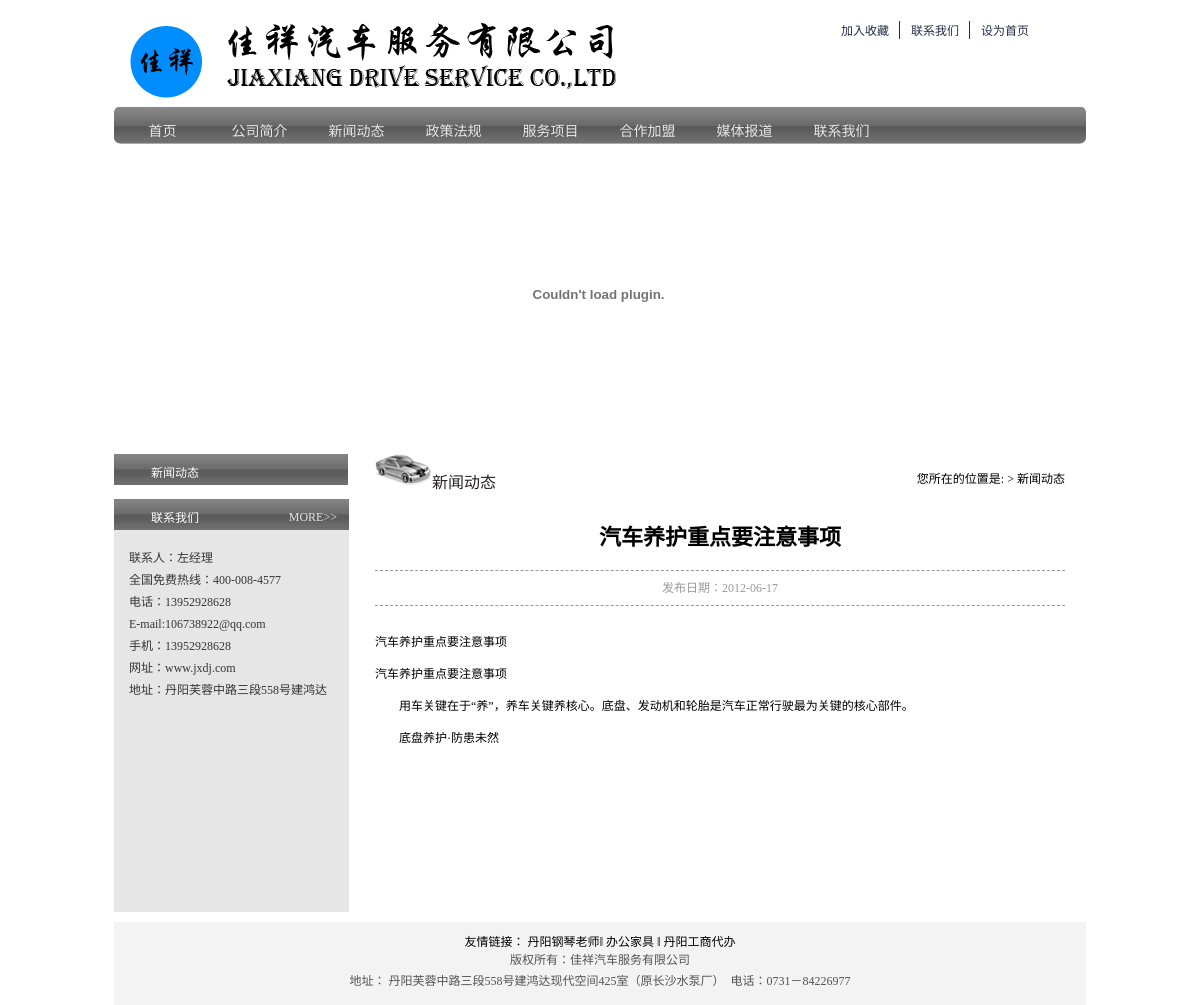
Page /news/?id=1 on the committed database.
### tables this page shows
CREATE TABLE `news`(
	`id` int(20) NOT NULL AUTO_INCREMENT,
	`type` varchar(20) NOT NULL,
	`title` varchar(100) NOT NULL,
	`context` text NOT NULL,
	`created_at` date DEFAULT NULL,
	PRIMARY KEY (`id`)
);

### news/index.php (the view, shortened to what this page needs)
<html xmlns="http://www.w3.org/1999/xhtml">
<head>
</head>
<body>
	<div id="overall">
        <div id="left">
            <div id="nul">
                <h2 class="h"><span>新闻动态</span></h2>
            </div>
        </div>
        <div id="right">
            <h2><span>您所在的位置是:<a href="#"> &gt; </a><a href="/xwdt/p1.html">新闻动态</a></span> 新闻动态</h2>
            <div id="web_content">
                <div class="view">
                <?
                    $id = $_GET['id'];
                    include("../libs/db.php");
                    $strSql="select id,title,context,created_at from news where id = ".$id;
                    $result=mysql_query($strSql,$myconn);
                    $row=mysql_fetch_row($result);
                ?>
                    <h1><?=$row[1]?></h1>
                    <div class="time">发布日期：<?=$row[3]?></div>
                    <div class="content">
                        <?=$row[2]?>
                    </div>
                </div>
            </div>
        </div>
	</div>
</body>

### css/css.css (style rules this page uses)
li { list-style:none; }
a { font-size:12px; text-decoration:none; }
a:link { color:#000000; }
#nav ul li .ac { color:#FFFFFF; background-image:url(/images/index_bj.jpg); height:19px; overflow:auto }
.view div { float:none; }
.view h1 { text-align:center; font-size:22px; margin-bottom:20px; }
.view .content { line-height:32px;font-size:12px; }
.view .time { text-align:center;font-size:12px;border-bottom:1px dashed #999999;border-top:1px dashed #999999;color:#999999;padding:5px;margin-bottom:20px; }
#web_content { padding-bottom:20px;padding-top:30px;overflow:auto; width:100%;font-size:12px;line-height:24px; }
#overall { margin:0 auto; width:972px; }
#overall #logo { float:left; display:inline; margin-left:11px; margin-top:22px; }
#overall #lianxi { float:left; display:inline; margin-left:110px; background-image:url(/images/index_tel.png); background-position:bottom; height:88px; width:268px; margin-top:11px; }
#overall #lianxi ul { margin-left:68px; margin-top:10px; }
#overall #lianxi ul li { float:left; display:inline; border-right:1px solid #252c44; padding-left:11px; padding-right:10px; }
#overall #lianxi ul #index { padding-right:0px; border:0px; }
#overall #lianxi ul li a { font-size:12px; color:#252c44; }
#overall #nav { float:left; display:inline; background-image:url(/images/index_nav.png); height:37px; width:972px; margin-top:8px; }
#overall #nav ul li { float:left; display:inline; background-image:url(/images/index_navshu.jpg); background-position:right; width:97px; text-align:center; height:24px; padding-top:13px; }
#overall #nav ul li a { color:#e6e7e9; font-family:"黑体";font-size:14px; }
#overall #nav ul #lx { background-image:none; }
#overall #flash { float:left; display:inline;margin-bottom:10px; }
#overall .h { background-image:url(/images/index_titlebj.jpg); background-repeat:repeat-x; height:22px; padding-left:21px; padding-top:9px; font-weight:normal; margin-bottom:4px; }
#overall .h span { background-image:url(/images/index_san.gif); padding-left:16px; color:#ffffff; }
#overall .h a { float:right; display:inline;color:#e6e6e6; font-size:12px; margin-right:12px; margin-top:2px; }
#overall #connection { float:left; display:inline; width:235px; background-color:#e6e6e6; padding-bottom:13px; }
#overall #connection p { font-size:12px; color:#373434; margin-top:17px; margin-left:15px; line-height:22px; }
#overall #copyright { float:left; display:inline; text-align:center; width:972px; background-color:#f3f3f3; padding-top:10px; padding-bottom:10px; }
#overall #copyright p { font-size:12px; color:#545353; line-height:21px; margin-bottom:3px; }
#overall #left { width:234px; float:left; margin-bottom:10px; }
#overall #left #nul { margin-bottom:10px; float:left;width:234px; }
#overall #right { float:left; display:inline; width:690px; margin-left:7px;padding-left:20px;padding-right:20px; }
#overall #right h2 { background-image:url(/images/web_car.png); font-family:"黑体"; font-weight:normal; color:#272223; font-size:16px; padding-left:57px; height:27px; padding-top:15px; }
#overall #right h2 span { float:right; font-size:12px; }
#overall #right h2 span a { font-size:12px; }

### rows in the picture
news: title "汽车养护重点要注意事项", created_at "2012-06-17", context "汽车养护重点要注意事项 汽车养护重点要注意事项 用车关键在于“养”，养车关键养核心。底盘、发动机和轮胎是汽车正常行驶最为关键的核心部件。 底盘养护·防患未然"
